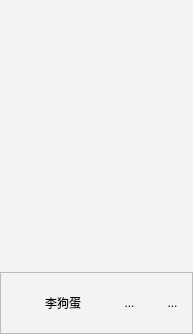
             <widget class="QFrame" name="topLeftFrame">
              <property name="minimumSize">
               <size>
                <width>193</width>
                <height>0</height>
               </size>
              </property>
              <property name="maximumSize">
               <size>
                <width>193</width>
                <height>16777215</height>
               </size>
              </property>
              <property name="styleSheet">
               <string notr="true">QFrame{
    background-color:#f3f3f5;
}</string>
              </property>
              <property name="frameShape">
               <enum>QFrame::NoFrame</enum>
              </property>
              <property name="frameShadow">
               <enum>QFrame::Plain</enum>
              </property>
              <layout class="QVBoxLayout" name="verticalLayout_3">
               <property name="spacing">
                <number>0</number>
               </property>
               <property name="leftMargin">
                <number>0</number>
               </property>
               <property name="topMargin">
                <number>0</number>
               </property>
               <property name="rightMargin">
                <number>0</number>
               </property>
               <property name="bottomMargin">
                <number>0</number>
               </property>
               <item>
                <layout class="QHBoxLayout" name="horizontalLayout_2">
                 <item>
                  <spacer name="horizontalSpacer">
                   <property name="orientation">
                    <enum>Qt::Horizontal</enum>
                   </property>
                   <property name="sizeType">
                    <enum>QSizePolicy::Preferred</enum>
                   </property>
                   <property name="sizeHint" stdset="0">
                    <size>
                     <width>6</width>
                     <height>20</height>
                    </size>
                   </property>
                  </spacer>
                 </item>
                 <item>
                  <widget class="QToolButton" name="toolButton">
                   <property name="minimumSize">
                    <size>
                     <width>40</width>
                     <height>40</height>
                    </size>
                   </property>
                   <property name="maximumSize">
                    <size>
                     <width>40</width>
                     <height>40</height>
                    </size>
                   </property>
                   <property name="styleSheet">
                    <string notr="true">QToolButton{
	background-color:#f3f3f5;
    border:0px;
}
QToolButton:pressed{ /*按下按钮后*/  
    background-color:#f3f3f5;  
    border:0px; 
    font:black;  
}</string>
                   </property>
                   <property name="text">
                    <string/>
                   </property>
                   <property name="icon">
                    <iconset resource="rescources.qrc">
                     <normaloff>:/Resources/indicatormenu2.png</normaloff>:/Resources/indicatormenu2.png</iconset>
                   </property>
                   <property name="iconSize">
                    <size>
                     <width>20</width>
                     <height>20</height>
                    </size>
                   </property>
                  </widget>
                 </item>
                 <item>
                  <spacer name="horizontalSpacer_2">
                   <property name="orientation">
                    <enum>Qt::Horizontal</enum>
                   </property>
                   <property name="sizeType">
                    <enum>QSizePolicy::Expanding</enum>
                   </property>
                   <property name="sizeHint" stdset="0">
                    <size>
                     <width>40</width>
                     <height>20</height>
                    </size>
                   </property>
                  </spacer>
                 </item>
                </layout>
               </item>
               <item>
                <widget class="MusicView" name="listView">
                 <property name="sizePolicy">
                  <sizepolicy hsizetype="Expanding" vsizetype="Preferred">
                   <horstretch>0</horstretch>
                   <verstretch>0</verstretch>
                  </sizepolicy>
                 </property>
                 <property name="maximumSize">
                  <size>
                   <width>16777215</width>
                   <height>16777215</height>
                  </size>
                 </property>
                 <property name="frameShape">
                  <enum>QFrame::NoFrame</enum>
                 </property>
                 <property name="frameShadow">
                  <enum>QFrame::Plain</enum>
                 </property>
                 <property name="verticalScrollBarPolicy">
                  <enum>Qt::ScrollBarAsNeeded</enum>
                 </property>
                 <property name="horizontalScrollBarPolicy">
                  <enum>Qt::ScrollBarAlwaysOff</enum>
                 </property>
                 <property name="autoScroll">
                  <bool>true</bool>
                 </property>
                 <property name="verticalScrollMode">
                  <enum>QAbstractItemView::ScrollPerPixel</enum>
                 </property>
                 <property name="horizontalScrollMode">
                  <enum>QAbstractItemView::ScrollPerPixel</enum>
                 </property>
                </widget>
               </item>
               <item>
                <spacer name="verticalSpacer">
                 <property name="orientation">
                  <enum>Qt::Vertical</enum>
                 </property>
                 <property name="sizeHint" stdset="0">
                  <size>
                   <width>20</width>
                   <height>40</height>
                  </size>
                 </property>
                </spacer>
               </item>
               <item>
                <widget class="QFrame" name="frame_2">
                 <property name="minimumSize">
                  <size>
                   <width>0</width>
                   <height>62</height>
                  </size>
                 </property>
                 <property name="frameShape">
                  <enum>QFrame::StyledPanel</enum>
                 </property>
                 <property name="frameShadow">
                  <enum>QFrame::Plain</enum>
                 </property>
                 <layout class="QGridLayout" name="gridLayout_2">
                  <property name="leftMargin">
                   <number>0</number>
                  </property>
                  <property name="topMargin">
                   <number>0</number>
                  </property>
                  <property name="rightMargin">
                   <number>0</number>
                  </property>
                  <property name="bottomMargin">
                   <number>0</number>
                  </property>
                  <property name="spacing">
                   <number>0</number>
                  </property>
                  <item row="0" column="0">
                   <layout class="QHBoxLayout" name="horizontalLayout_3">
                    <property name="spacing">
                     <number>24</number>
                    </property>
                    <property name="leftMargin">
                     <number>14</number>
                    </property>
                    <property name="rightMargin">
                     <number>10</number>
                    </property>
                    <item>
                     <widget class="QToolButton" name="toolButton_3">
                      <property name="minimumSize">
                       <size>
                        <width>96</width>
                        <height>0</height>
                       </size>
                      </property>
                      <property name="styleSheet">
                       <string notr="true">QToolButton{
	background-color:#f3f3f5;
    border:0px;
   font:9pt &quot;Arial&quot;;
}
QToolButton:pressed{ /*按下按钮后*/  
    background-color:#f3f3f5;  
    border:0px; 
    font:black;  
}</string>
                      </property>
                      <property name="text">
                       <string>李狗蛋</string>
                      </property>
                      <property name="icon">
                       <iconset resource="rescources.qrc">
                        <normaloff>:/Resources/person.png</normaloff>:/Resources/person.png</iconset>
                      </property>
                      <property name="iconSize">
                       <size>
                        <width>30</width>
                        <height>30</height>
                       </size>
                      </property>
                      <property name="toolButtonStyle">
                       <enum>Qt::ToolButtonTextBesideIcon</enum>
                      </property>
                      <property name="autoRaise">
                       <bool>true</bool>
                      </property>
                     </widget>
                    </item>
                    <item>
                     <widget class="QToolButton" name="toolButton_2">
                      <property name="styleSheet">
                       <string notr="true">QToolButton{
	background-color:#f3f3f5;
    border:0px;
}
QToolButton:pressed{ /*按下按钮后*/  
    background-color:#f3f3f5;  
    border:0px; 
    font:black;  
}</string>
                      </property>
                      <property name="text">
                       <string>...</string>
                      </property>
                      <property name="icon">
                       <iconset resource="rescources.qrc">
                        <normaloff>:/Resources/btnradio2.png</normaloff>:/Resources/btnradio2.png</iconset>
                      </property>
                      <property name="iconSize">
                       <size>
                        <width>20</width>
                        <height>20</height>
                       </size>
                      </property>
                     </widget>
                    </item>
                    <item>
                     <widget class="QToolButton" name="toolButton">
                      <property name="styleSheet">
                       <string notr="true">QToolButton{
	background-color:#f3f3f5;
    border:0px;
}
QToolButton:pressed{ /*按下按钮后*/  
    background-color:#f3f3f5;  
    border:0px; 
    font:black;  
}</string>
                      </property>
                      <property name="text">
                       <string>...</string>
                      </property>
                      <property name="icon">
                       <iconset resource="rescources.qrc">
                        <normaloff>:/Resources/btnfriends.png</normaloff>:/Resources/btnfriends.png</iconset>
                      </property>
                      <property name="iconSize">
                       <size>
                        <width>20</width>
                        <height>20</height>
                       </size>
                      </property>
                      <property name="toolButtonStyle">
                       <enum>Qt::ToolButtonIconOnly</enum>
                      </property>
                     </widget>
                    </item>
                   </layout>
                  </item>
                 </layout>
                </widget>
               </item>
              </layout>
             </widget>
